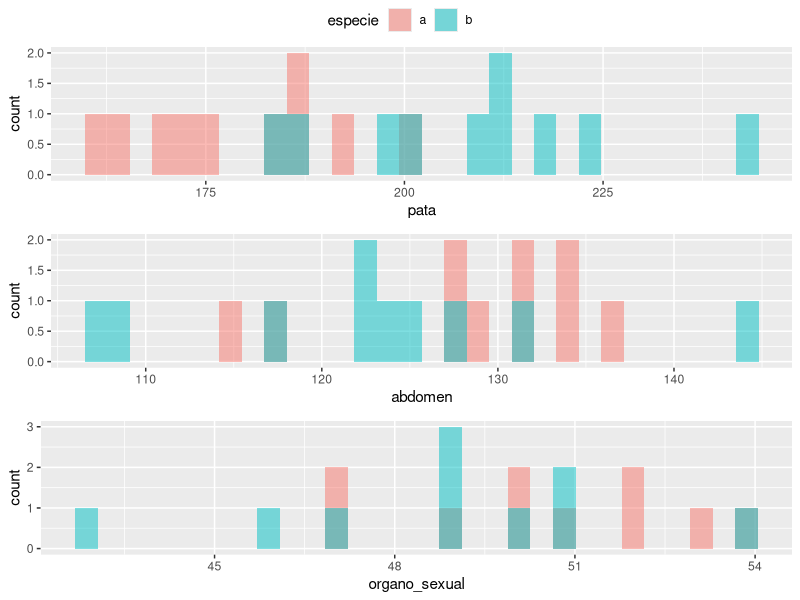
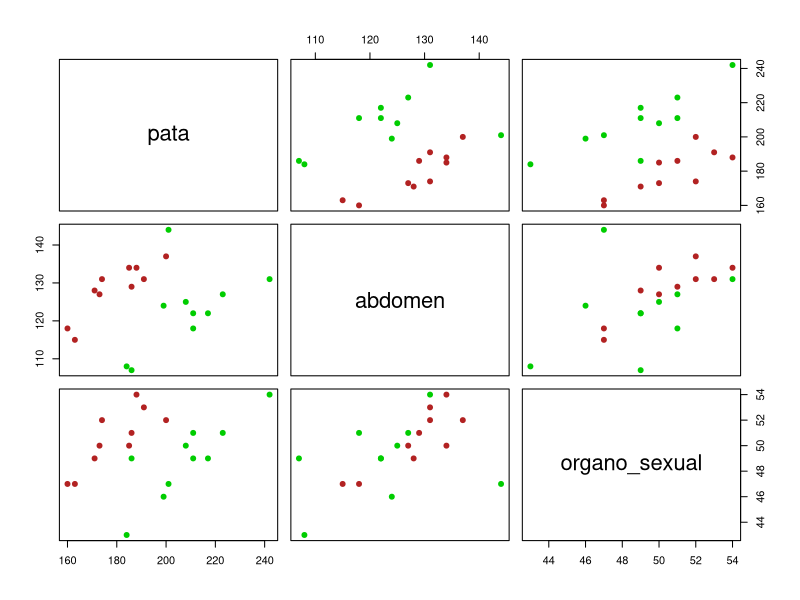
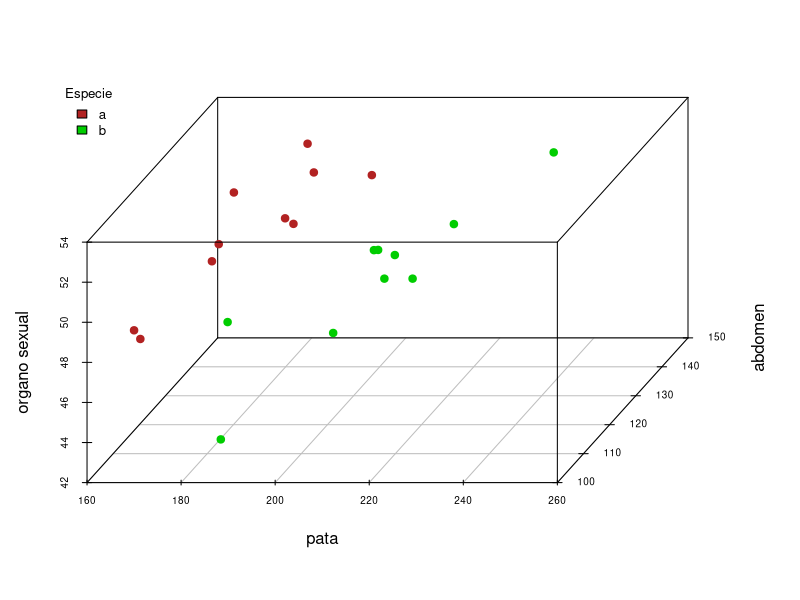
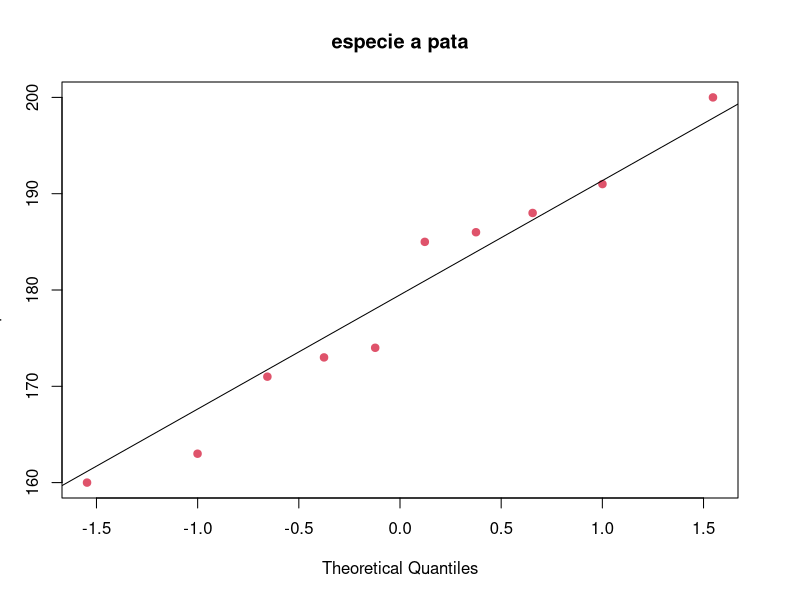
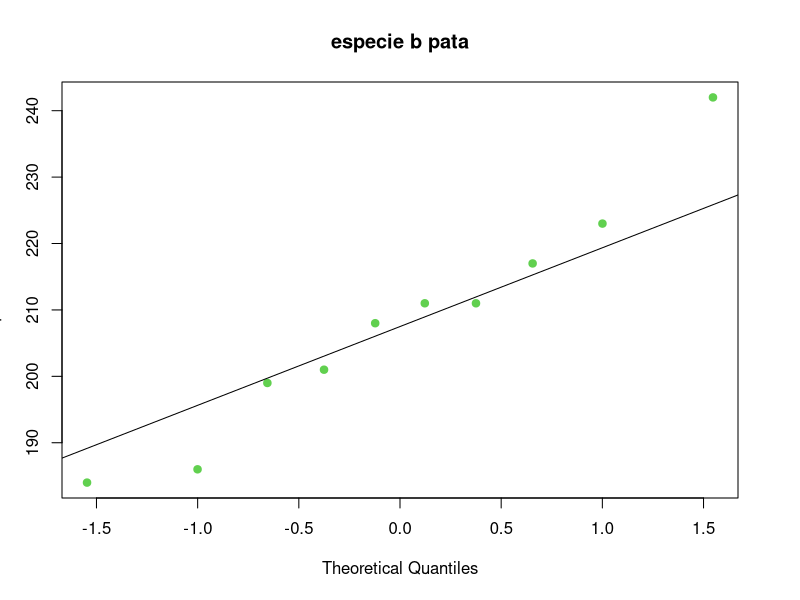
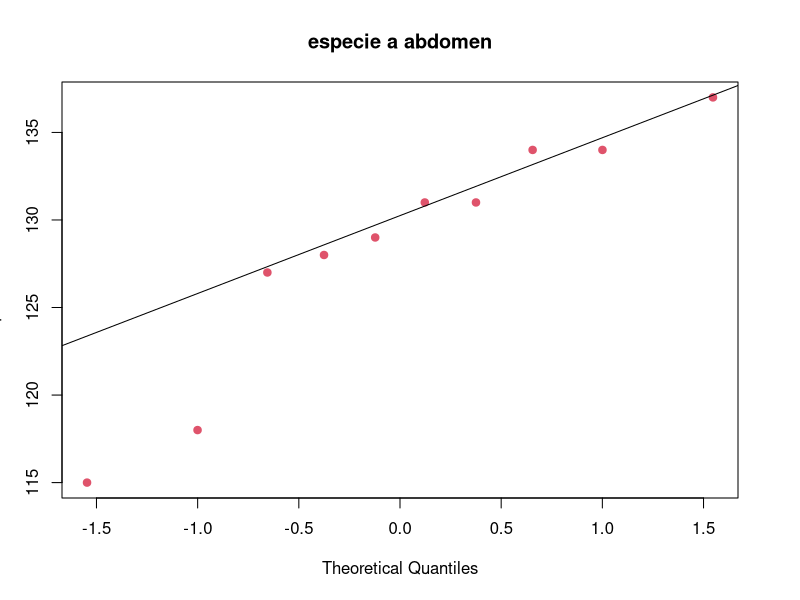
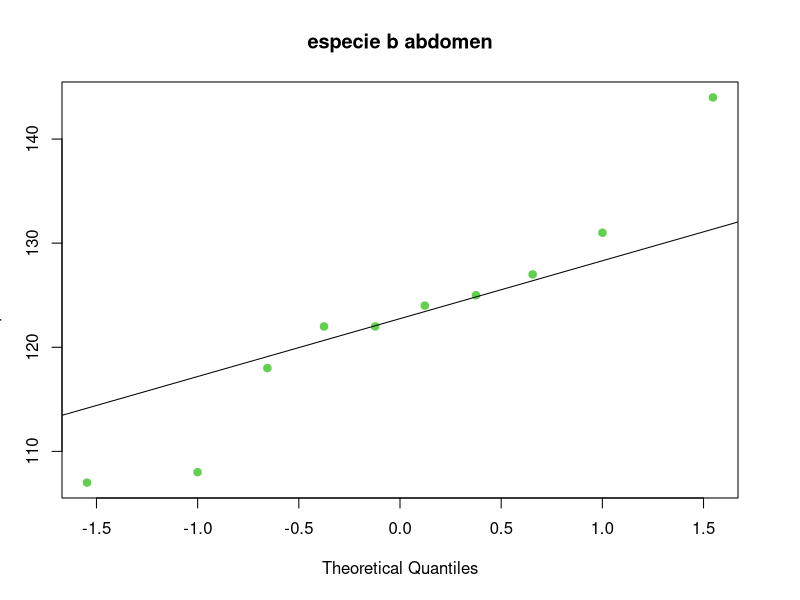
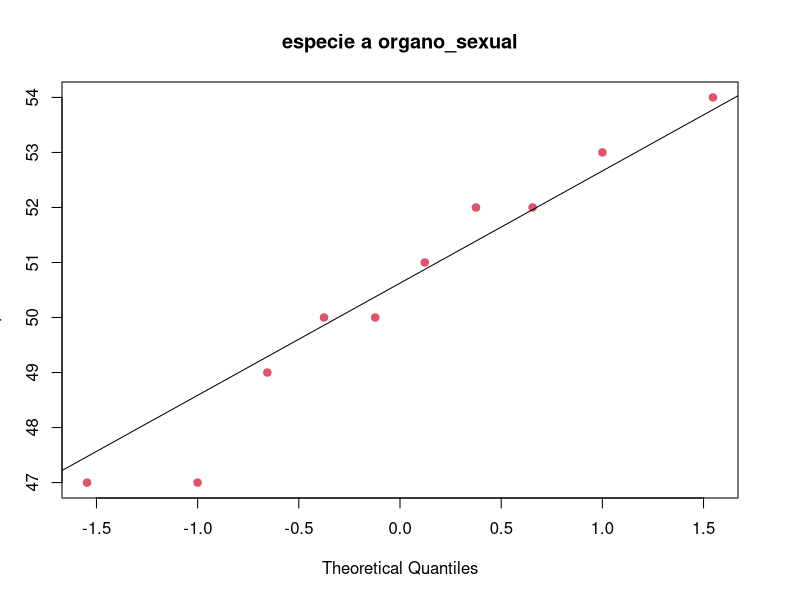

Reproduce these figures in R, in order.
## ---- chunk 1
input <- ("
especie pata abdomen organo_sexual 
a 191 131 53
a 185 134 50
a 200 137 52
a 173 127 50
a 171 128 49
a 160 118 47
a 188 134 54
a 186 129 51
a 174 131 52
a 163 115 47
b 186 107 49
b 211 122 49
b 201 144 47
b 242 131 54
b 184 108 43
b 211 118 51
b 217 122 49
b 223 127 51
b 208 125 50
b 199 124 46
")
## ---- chunk 2
datos <- read.table(textConnection(input), header = TRUE)
datos$especie <- as.factor(datos$especie)
## ---- chunk 3
library(ggplot2)
library(ggpubr)
p1 <- ggplot(data = datos, aes(x = pata, fill = especie)) + geom_histogram(position = "identity", alpha = 0.5)
p2 <- ggplot(data = datos, aes(x = abdomen, fill = especie)) + geom_histogram(position = "identity", alpha = 0.5)
p3 <- ggplot(data = datos, aes(x = organo_sexual, fill = especie)) + geom_histogram(position = "identity", alpha = 0.5)

ggarrange(p1, p2, p3, nrow = 3, common.legend = TRUE)
## ---- chunk 4
pairs(x = datos[, c("pata","abdomen","organo_sexual")],
      col = c("firebrick", "green3")[datos$especie], pch = 19)
## ---- chunk 5
library(scatterplot3d)
scatterplot3d(datos$pata, datos$abdomen, datos$organo_sexual,
              color = c("firebrick", "green3")[datos$especie], pch = 19,
              grid = TRUE, xlab = "pata", ylab = "abdomen",
              zlab = "organo sexual", angle = 65, cex.axis = 0.6)
legend("topleft",
       bty = "n", cex = 0.8,
       title = "Especie",
       c("a", "b"), fill = c("firebrick", "green3"))
## ---- chunk 6
# Representación de cuantiles normales de cada variable para cada especie 
for (k in 2:4) {
  j0 <- names(datos)[k]
  x0 <- seq(min(datos[, k]), max(datos[, k]), le = 50)
  for (i in 1:2) {
    i0 <- levels(datos$especie)[i]
    x <- datos[datos$especie == i0, j0]
    qqnorm(x, main = paste("especie", i0, j0), pch = 19, col = i + 1)
    qqline(x)
  }
}
## ---- chunk 7
# Contraste de normalidad Shapiro-Wilk para cada variable en cada especie
library(reshape2)
library(knitr)
library(dplyr)
library(magrittr)
datos_tidy <- melt(datos, value.name = "valor")
kable(datos_tidy %>% group_by(especie, variable) %>% summarise(p_value_Shapiro.test = shapiro.test(valor)$p.value))
